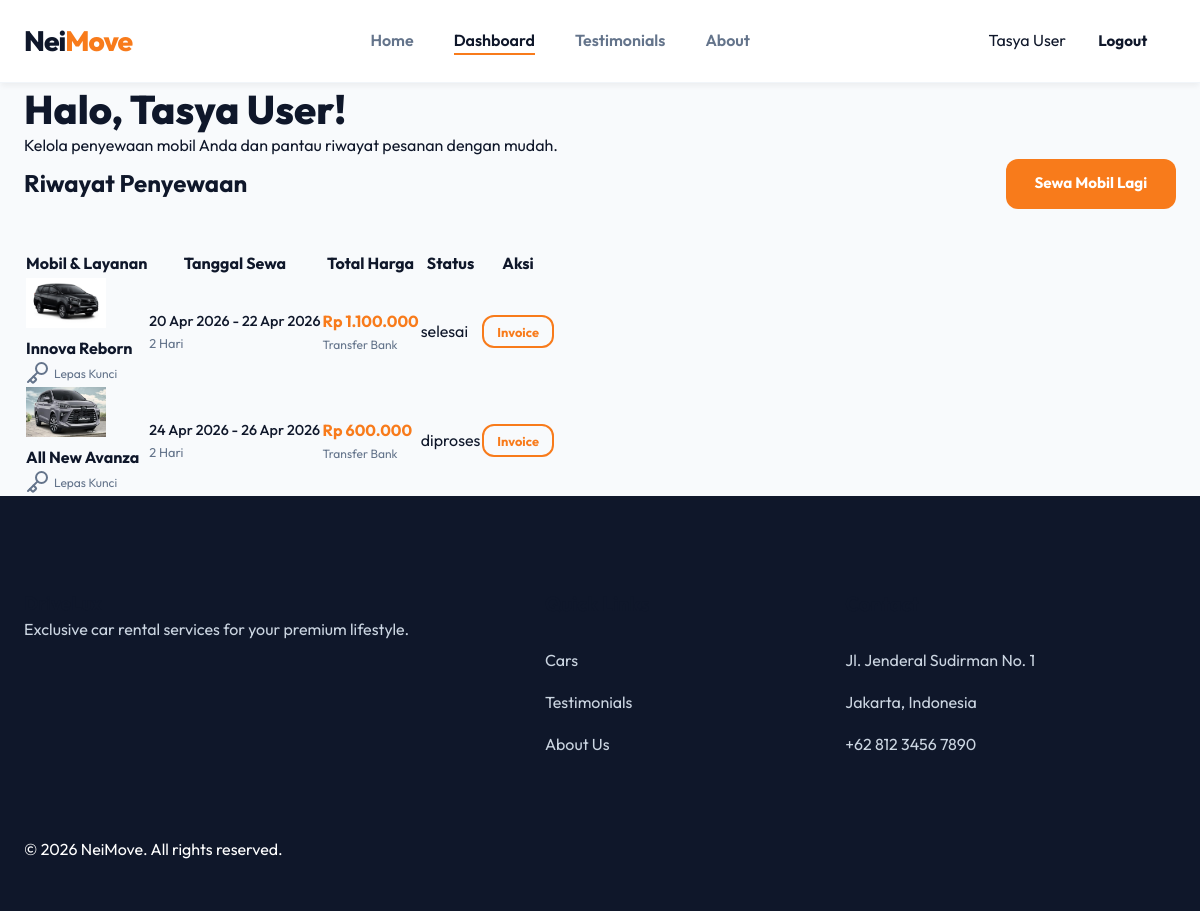
The app's page /pages/dashboard.php (signed in) with its own data.
### tables this page shows
CREATE TABLE IF NOT EXISTS `bookings` (
  `id` INT AUTO_INCREMENT PRIMARY KEY,
  `user_id` INT NOT NULL,
  `mobil_id` INT NOT NULL,
  `driver_id` INT DEFAULT NULL,
  `service_type` ENUM('self_drive', 'driver_service') DEFAULT 'self_drive',
  `tanggal_mulai` DATE NOT NULL,
  `tanggal_selesai` DATE NOT NULL,
  `durasi_hari` INT NOT NULL,
  `total_harga` DECIMAL(12,2) NOT NULL,
  `metode_bayar` ENUM('Transfer Bank', 'Kartu Kredit', 'COD') NOT NULL,
  `status` ENUM('diproses', 'dikonfirmasi', 'selesai', 'dibatalkan') DEFAULT 'diproses',
  `created_at` TIMESTAMP DEFAULT CURRENT_TIMESTAMP,
  FOREIGN KEY (`user_id`) REFERENCES `users`(`id`) ON DELETE CASCADE,
  FOREIGN KEY (`mobil_id`) REFERENCES `mobil`(`id`) ON DELETE CASCADE,
  FOREIGN KEY (`driver_id`) REFERENCES `drivers`(`id`) ON DELETE SET NULL
);

CREATE TABLE IF NOT EXISTS `mobil` (
  `id` INT AUTO_INCREMENT PRIMARY KEY,
  `nama` VARCHAR(100) NOT NULL,
  `foto` VARCHAR(255),
  `kategori` ENUM('pribadi', 'travel', 'barang') NOT NULL DEFAULT 'pribadi',
  `tipe` VARCHAR(50) NOT NULL,  
  `transmisi` ENUM('Manual', 'Matic') NOT NULL,
  `kapasitas` VARCHAR(50) NOT NULL,  
  `harga_per_hari` DECIMAL(10,2) NOT NULL,
  `ac` TINYINT(1) DEFAULT 1,
  `bluetooth` TINYINT(1) DEFAULT 1,
  `deskripsi` TEXT,
  `tersedia` TINYINT(1) DEFAULT 1,
  `created_at` TIMESTAMP DEFAULT CURRENT_TIMESTAMP
);

### pages/dashboard.php (the view, shortened to what this page needs)
<?php
$user_id = $_SESSION['user_id'];
$user_nama = $_SESSION['user_nama'];
$conn = getConnection();
$stmt = $conn->prepare("
    SELECT b.*, m.nama AS nama_mobil, m.foto, d.nama AS nama_driver
    FROM bookings b
    JOIN mobil m ON b.mobil_id = m.id
    LEFT JOIN drivers d ON b.driver_id = d.id
    WHERE b.user_id = ?
    ORDER BY b.created_at DESC
");
$stmt->bind_param("i", $user_id);
$stmt->execute();
$bookings = $stmt->get_result();
$activePage = 'dashboard';
include '../includes/header.php';
?>
<section class="page-header">
    <div class="container">
        <h1 style="font-size: 2.5rem; font-weight: 800;">Halo, <span class="text-primary"><?php echo htmlspecialchars($user_nama); ?></span>!</h1>
        <p>Kelola penyewaan mobil Anda dan pantau riwayat pesanan dengan mudah.</p>
    </div>
</section>
<section class="dashboard-section">
    <div class="container">
        <div class="content-card">
            <div style="display: flex; justify-content: space-between; align-items: center; margin-bottom: 2.5rem;">
                <h2 style="font-size: 1.5rem; font-weight: 700;">Riwayat Penyewaan</h2>
                <a href="home.php" class="btn btn-primary btn-sm">Sewa Mobil Lagi</a>
            </div>
            <?php if ($bookings->num_rows > 0): ?>
                <div class="table-responsive">
                    <table class="table">
                        <thead>
                            <tr>
                                <th>Mobil & Layanan</th>
                                <th>Tanggal Sewa</th>
                                <th>Total Harga</th>
                                <th>Status</th>
                                <th>Aksi</th>
                            </tr>
                        </thead>
                        <tbody>
                            <?php while ($row = $bookings->fetch_assoc()): ?>
                                <tr>
                                    <td>
                                        <div class="car-info">
                                            <img src="../assets/images/cars/<?php echo $row['foto']; ?>" class="car-img-thumb" style="width: 80px; height: 50px;">
                                            <div>
                                                <div style="font-weight: 700;"><?php echo htmlspecialchars($row['nama_mobil']); ?></div>
                                                <div style="font-size: 0.75rem; color: var(--secondary); display: flex; align-items: center; gap: 0.25rem;">
                                                    <?php if($row['service_type'] == 'driver_service'): ?>
                                                        <i data-lucide="user-check" size="12"></i> Driver: <?php echo htmlspecialchars($row['nama_driver']); ?>
                                                    <?php else: ?>
                                                        <i data-lucide="key" size="12"></i> Lepas Kunci
                                                    <?php endif; ?>
                                                </div>
                                            </div>
                                        </div>
                                    </td>
                                    <td>
                                        <div style="font-weight: 500; font-size: 0.9rem;">
                                            <?php echo date('d M Y', strtotime($row['tanggal_mulai'])); ?> -
                                            <?php echo date('d M Y', strtotime($row['tanggal_selesai'])); ?>
                                        </div>
                                        <div style="font-size: 0.8rem; color: var(--secondary);"><?php echo $row['durasi_hari']; ?> Hari</div>
                                    </td>
                                    <td>
                                        <div style="font-weight: 700; color: var(--primary);">Rp <?php echo number_format($row['total_harga'], 0, ',', '.'); ?></div>
                                        <div style="font-size: 0.75rem; color: var(--secondary);"><?php echo $row['metode_bayar']; ?></div>
                                    </td>
                                    <td>
                                        <span class="badge badge-<?php echo $row['status']; ?>">
                                            <?php echo $row['status']; ?>
                                        </span>
                                    </td>
                                    <td>
                                        <button class="btn btn-outline-primary btn-sm" style="padding: 0.4rem 0.8rem; font-size: 0.8rem;">Invoice</button>
                                    </td>
                                </tr>
                            <?php endwhile; ?>
                        </tbody>
                    </table>
                </div>
            <?php endif; ?>
        </div>
    </div>
</section>
<?php include '../includes/footer.php'; ?>

### includes/header.php (shortened to what this page needs)
<!DOCTYPE html>
<html lang="en">
<head>
    <link rel="stylesheet" href="https://cdn.jsdelivr.net/npm/swiper@11/swiper-bundle.min.css" />
    <link rel="stylesheet" href="../assets/css/style.css?v=<?php echo time(); ?>">
</head>
<body>
    <header class="navbar <?php echo ($activePage == 'home') ? 'navbar-transparent' : 'navbar-solid'; ?>">
        <div class="container">
            <div class="nav-brand">
                <a href="../pages/home.php">
                    <span class="brand-text">Nei<span>Move</span></span>
                </a>
            </div>
            <nav class="nav-menu">
                <ul>
                    <li><a href="../pages/home.php" class="<?php echo ($activePage == 'home') ? 'active' : ''; ?>">Home</a></li>
                    <?php if(isset($_SESSION['user_id'])): ?>
                        <li><a href="../pages/dashboard.php" class="<?php echo ($activePage == 'dashboard') ? 'active' : ''; ?>">Dashboard</a></li>
                    <?php endif; ?>
                    <li><a href="../pages/testimoni.php">Testimonials</a></li>
                    <li><a href="../pages/tentang.php">About</a></li>
                </ul>
            </nav>
            <div class="nav-actions">
                <?php if(isset($_SESSION['user_id'])): ?>
                    <div class="user-profile">
                        <span class="user-name"><?php echo htmlspecialchars($_SESSION['user_nama']); ?></span>
                        <a href="../api/logout.php" class="btn btn-outline-danger btn-sm">Logout</a>
                    </div>
                <?php else: ?>
                    <a href="../pages/login.php" class="btn btn-primary">Login</a>
                <?php endif; ?>
            </div>
        </div>
    </header>
    <main class="<?php echo ($activePage == 'home') ? 'home-page' : ''; ?>">

### includes/footer.php (shortened to what this page needs)
    </main>
    <footer class="main-footer">
        <div class="container">
            <div class="footer-content">
                <div class="footer-brand">
                    <h3>Drive<span>Lux</span></h3>
                    <p>Exclusive car rental services for your premium lifestyle.</p>
                </div>
                <div class="footer-links">
                    <h4>Quick Links</h4>
                    <ul>
                        <li><a href="../pages/home.php">Cars</a></li>
                        <li><a href="../pages/testimoni.php">Testimonials</a></li>
                        <li><a href="../pages/tentang.php">About Us</a></li>
                    </ul>
                </div>
                <div class="footer-contact">
                    <h4>Contact</h4>
                    <p>Jl. Jenderal Sudirman No. 1</p>
                    <p>Jakarta, Indonesia</p>
                    <p>+62 812 3456 7890</p>
                </div>
            </div>
            <div class="footer-bottom">
                <p>&copy; <?php echo date('Y'); ?> NeiMove. All rights reserved.</p>
            </div>
        </div>
    </footer>
</body>
</html>

### assets/css/style.css (style rules this page uses)
:root { --primary: #F87B1B; --primary-dark: #D66714; --secondary: #64748b; --accent: #F87B1B; --success: #10b981; --danger: #ef4444; --warning: #F87B1B; --info: #11224E; --dark: #0f172a; --light: #f8fafc; --white: #ffffff; --gray-50: #f8fafc; --gray-100: #f1f5f9; --gray-200: #e2e8f0; --gray-300: #cbd5e1; --gray-800: #1e293b; --card-shadow: 0 4px 6px -1px rgb(0 0 0 / 0.1), 0 2px 4px -2px rgb(0 0 0 / 0.1); --card-shadow-hover: 0 20px 25px -5px rgb(0 0 0 / 0.1), 0 8px 10px -6px rgb(0 0 0 / 0.1); --glass-bg: rgba(255, 255, 255, 0.9); --glass-border: rgba(255, 255, 255, 0.2); --border-radius: 16px; --transition: all 0.4s cubic-bezier(0.4, 0, 0.2, 1); }
* { margin: 0; padding: 0; box-sizing: border-box; font-family: 'Outfit', sans-serif; }
body { background-color: var(--gray-50); color: var(--dark); line-height: 1.6; min-height: 100vh; display: flex; flex-direction: column; animation: pageFadeIn 0.8s ease-out forwards; }
main { padding-top: 85px; flex-grow: 1; }
h1, h2, h3, h4, h5, h6 { color: var(--dark); line-height: 1.2; }
.container { max-width: 1280px; margin: 0 auto; padding: 0 1.5rem; }
a { text-decoration: none; color: inherit; transition: var(--transition); }
ul { list-style: none; }
.navbar { padding: 1.5rem 0; position: fixed; width: 100%; top: 0; z-index: 1000; transition: var(--transition); }
.navbar.navbar-solid { background: var(--glass-bg); backdrop-filter: blur(12px); border-bottom: 1px solid var(--gray-100); box-shadow: 0 4px 6px -1px rgb(0 0 0 / 0.05); }
.navbar.navbar-transparent.scrolled, .navbar.navbar-solid { background: var(--glass-bg); backdrop-filter: blur(12px); padding: 1rem 0; box-shadow: 0 4px 6px -1px rgb(0 0 0 / 0.05); border-bottom: 1px solid var(--gray-100); }
.navbar .container { display: flex; justify-content: space-between; align-items: center; }
.brand-text { font-size: 1.75rem; font-weight: 800; letter-spacing: -1px; }
.brand-text span { color: var(--primary); }
.nav-menu ul { display: flex; gap: 2.5rem; }
.nav-menu a { font-weight: 600; color: var(--secondary); position: relative; }
.nav-menu a::after { content: ''; position: absolute; bottom: -5px; left: 0; width: 0; height: 2px; background: var(--primary); transition: var(--transition); }
.nav-menu a:hover::after, .nav-menu a.active::after { width: 100%; }
.nav-menu a:hover, .nav-menu a.active { color: var(--dark); }
.nav-actions { display: flex; align-items: center; gap: 1.5rem; }
.btn { display: inline-flex; align-items: center; justify-content: center; gap: 0.5rem; padding: 0.8rem 1.8rem; border-radius: 12px; font-weight: 700; cursor: pointer; transition: var(--transition); border: none; font-size: 0.95rem; position: relative; overflow: hidden; z-index: 1; }
.btn::after { content: ''; position: absolute; bottom: 0; left: 0; width: 100%; height: 100%; background-color: rgba(255,255,255,0.1); z-index: -1; transform: scale(0); transition: transform 0.4s ease-out; border-radius: 12px; }
.btn-primary { background-color: var(--primary); color: white; }
.btn-outline-primary { background: transparent; border: 2px solid var(--primary); color: var(--primary); }
.main-footer { background: var(--dark); color: white; padding: 6rem 0 3rem; margin-top: auto; }
.footer-content { display: grid; grid-template-columns: 2fr 1fr 1.5fr; gap: 5rem; margin-bottom: 4rem; }
.footer-brand p { color: var(--gray-300); line-height: 1.8; }
.footer-links h4, .footer-contact h4 { font-size: 1.25rem; font-weight: 700; margin-bottom: 2rem; }
.footer-links li { margin-bottom: 1rem; }
.footer-links a { color: var(--gray-300); }
.footer-contact p { display: flex; align-items: center; gap: 1rem; color: var(--gray-300); margin-bottom: 1rem; }

### records on screen
bookings: mobil.foto (picture), mobil.nama "Innova Reborn", service_type "Lepas Kunci", tanggal_mulai "20 Apr 2026", tanggal_selesai "22 Apr 2026", durasi_hari "2", total_harga "1.100.000", metode_bayar "Transfer Bank", status "selesai"
bookings: mobil.foto (picture), mobil.nama "All New Avanza", service_type "Lepas Kunci", tanggal_mulai "24 Apr 2026", tanggal_selesai "26 Apr 2026", durasi_hari "2", total_harga "600.000", metode_bayar "Transfer Bank", status "diproses"

### other values on screen
$_SESSION['user_nama'] "Tasya User"
$user_nama "Tasya User"
